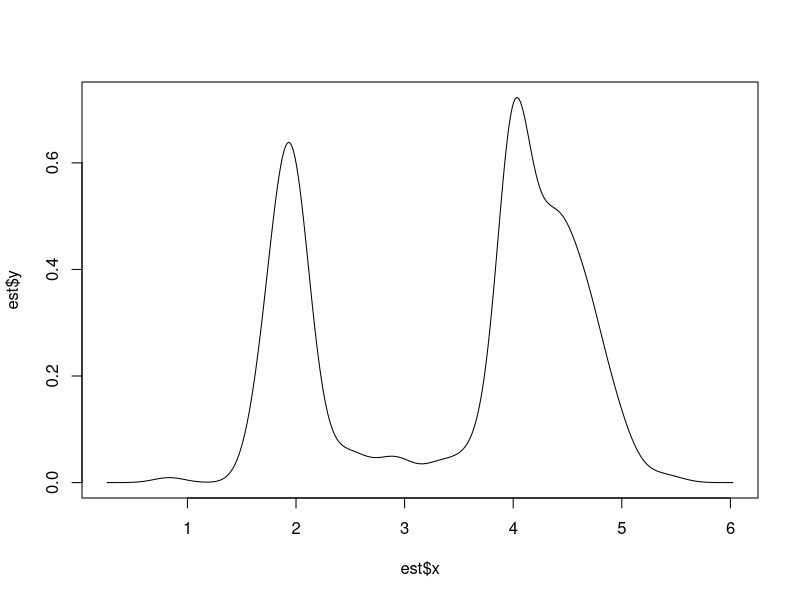

Generate this figure with R:
library(KernSmooth)


### Name: dpik
### Title: Select a Bandwidth for Kernel Density Estimation
### Aliases: dpik
### Keywords: smooth

### ** Examples

data(geyser, package="MASS")
x <- geyser$duration
h <- dpik(x)
est <- bkde(x, bandwidth=h)
plot(est,type="l")



